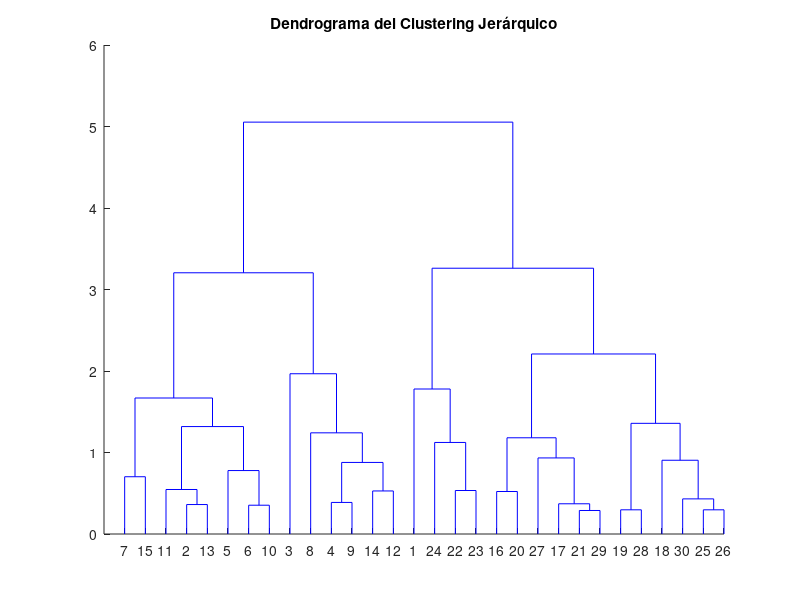
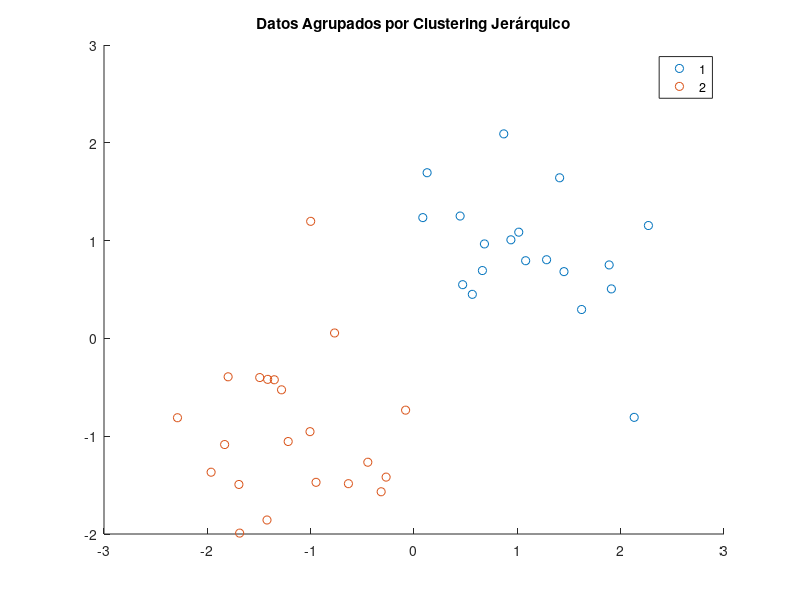

Here is the MATLAB script that generated these plots, in order:
% Generar datos aleatorios
rng(1); % Fijar la semilla para reproducibilidad
data = [randn(20,2)*0.75+ones(20,2);
 randn(20,2)*0.5-ones(20,2)];
% Calcular la matriz de enlace usando el método de enlace completo (complete linkage)
Z = linkage(data, 'complete');
% Visualizar el dendrograma
figure;
dendrogram(Z);
title('Dendrograma del Clustering Jerárquico');
% Definir el número de clusters
k = 2; 
% Obtener los índices de los clusters
idx = cluster(Z, 'maxclust', k);
% Visualizar los datos agrupados por los clusters obtenidos
figure;
gscatter(data(:,1), data(:,2), idx);
title('Datos Agrupados por Clustering Jerárquico');